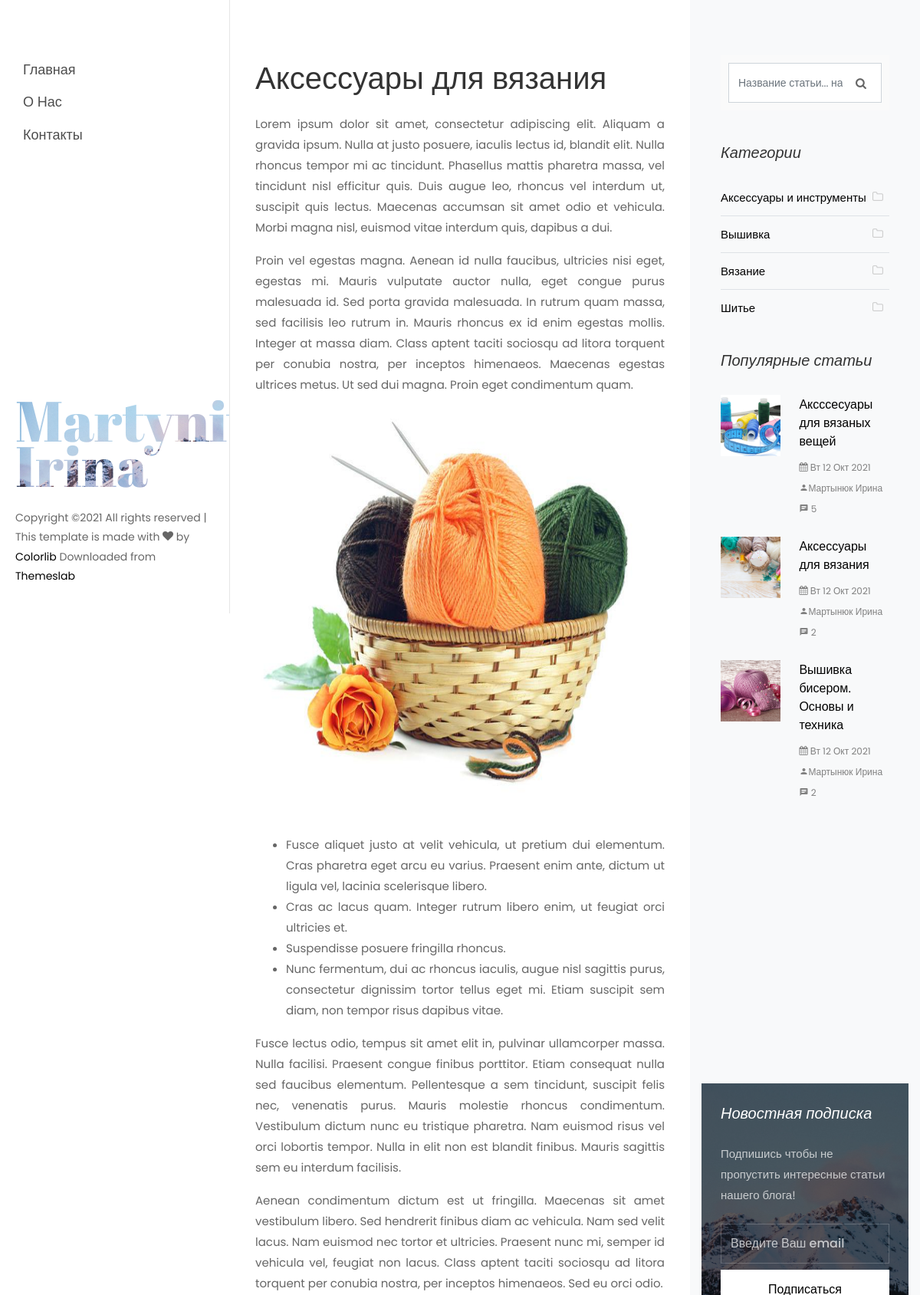
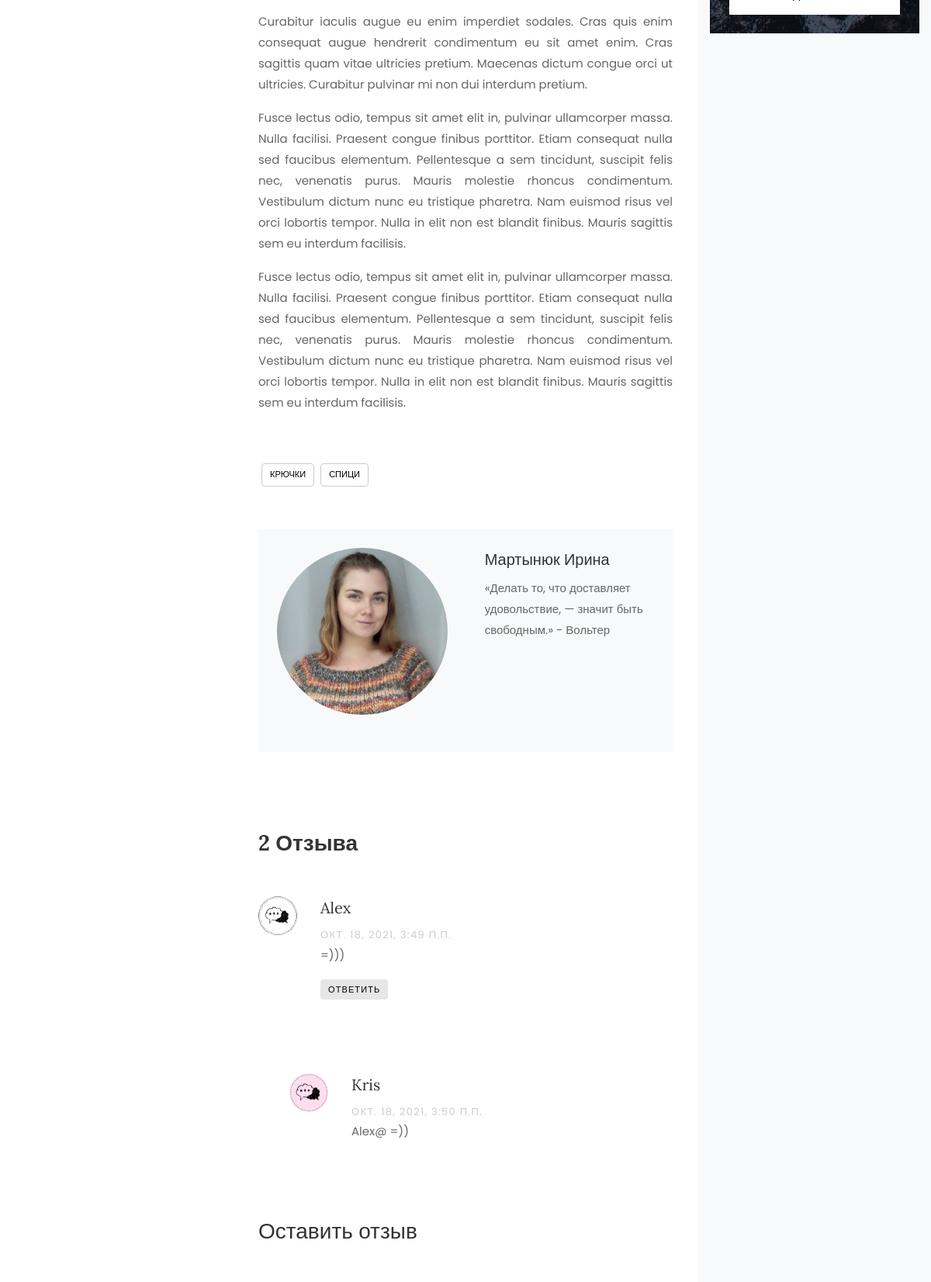
Screenshot of /aksessuary-dlya-vyazaniya/ (upper part) with the database file from the repository (2 pictures, top to bottom).
### blog_app/models.py (models this page shows, shortened)
class Article(models.Model):
    title = models.CharField(max_length=256, blank=False, verbose_name='Название')
    category = models.ForeignKey('Category', on_delete=models.CASCADE, verbose_name='Категория')
    slug = models.SlugField(max_length=256, db_index=True)
    short_content = models.TextField(verbose_name='Краткое описание', max_length=300, default='Нет описания')
    content = models.TextField(blank=True, default='Нет описания', verbose_name='Текст статьи')
    created_at = models.DateTimeField(auto_now_add=True, verbose_name='Дата публикации')
    updated_at = models.DateTimeField(auto_now=True, verbose_name='Дата обновления')
    image = models.ImageField(upload_to='blog_images/%Y/%m/%d', verbose_name='Изображение', blank=False)
    draft = models.BooleanField(verbose_name='Черновик', default=False)
    author = models.CharField(verbose_name='Автор', blank=False, max_length=150)
    tags = TaggableManager()
    class Meta:
        ordering = ('-created_at',)
        verbose_name = 'Статья'
        verbose_name_plural = 'Статьи'
    def get_absolute_url(self):
        return reverse('article_detail', kwargs={'slug': self.slug})
    def get_review(self):
        return self.reviews_set.filter(parent__isnull=True)  # вернет только родительские отзывы статьи

class Reviews(models.Model):
    email = models.EmailField()
    name = models.CharField(verbose_name='Имя', max_length=110)
    text = models.TextField(verbose_name='Сообщение', max_length=5000)
    created_at = models.DateTimeField(auto_now_add=True, verbose_name='Дата публикации отзыва', )
    parent = models.ForeignKey(
        'self', verbose_name='Родитель', on_delete=models.SET_NULL, blank=True, null=True
    )
    article = models.ForeignKey('Article', verbose_name='статья', on_delete=models.CASCADE)
    class Meta:
        verbose_name = 'Отзыв'
        verbose_name_plural = 'Отзывы'

class Category(models.Model):
    name = models.CharField(max_length=150, blank=False, db_index=True, verbose_name='Наименование')
    slug = models.SlugField(max_length=150, unique=True, blank=False, db_index=True)
    created_at = models.DateTimeField(auto_now_add=True, verbose_name='Дата создания')
    updated_at = models.DateTimeField(auto_now=True, verbose_name='Дата обновления')
    class Meta:
        ordering = ('name',)
        verbose_name = 'Категория'
        verbose_name_plural = 'Категории'
    def get_absolute_url(self):
        return reverse('article_category_list', kwargs={'slug': self.slug})

### blog_app/views.py (the view)
# urls.py: path('<slug:slug>/', views.ArticleDetailView.as_view(), name="article_detail"),
class ArticleDetailView(DetailView):
    extra_context = {'title': 'Описание статьи'}
    model = Article
    slug_field = 'slug'
    template_name = 'blog_detail.html'

### email_contact/forms.py
class ContactForm(forms.ModelForm):
    class Meta:
        model = Contact
        fields = ('email',)
        widgets = {
            'email': forms.EmailInput(
                attrs={
                    'class': 'form-control',
                    'placeholder': 'Введите Ваш email'
                }
            )
        }
        labels = {
            'email': ''
        }

### blog_app/templatetags/article_tag.py (called while the page is built)
@register.simple_tag()
def get_categories():
    return Category.objects.all()

@register.simple_tag()
def get_tags():
    return Tag.objects.all()

@register.simple_tag()
def get_archives():
    return Article.objects.dates('created_at', 'month', order='DESC').filter(draft=False)

@register.inclusion_tag('tags/popular_articles.html')
def get_popular_articles(count=None):
    popular_articles = Article.objects.annotate(
        num_comments=Count('reviews')
    ).order_by('-num_comments').filter(draft=False)[:count]
    return {
        'popular_articles': popular_articles
    }

### email_contact/templatetags/contact_tags.py (called while the page is built)
@register.inclusion_tag("contact/tags/form.html")
def contact_form():
    return {'contact_form': ContactForm()}

### templates/blog_detail.html (shortened to what this page needs)
{% extends 'partials/base.html' %}
{% block content %}
    <div class="col-lg-8 px-md-5 py-5">
        <div class="row pt-md-4">
            <h1 class="mb-3">{{ article.title }}</h1>
            <p>{{ article.content|safe }}</p>
            <div class="tag-widget post-tag-container mb-5 mt-5">
                {% with article.tags.all as tags %}
                    <div class="tagcloud">
                        {% for tag in tags %}
                            <a href="{% url 'tags_list' tag.slug %}" class="tag-cloud-link">{{ tag.name }}</a>
                        {% endfor %}
                    </div>
                {% endwith %}
            </div>
            <div class="about-author d-flex p-4 bg-light">
                <div class="bio mr-5">
                    <img src="/static/images/photo_18.jpg" alt="Image placeholder" class="img-fluid mb-4">
                </div>
                <div class="desc">
                    <h3>{{ article.author }}</h3>
                    <p> <q>Делать то, что доставляет удовольствие, — значит быть свободным.</q> - Вольтер</p>
                </div>
            </div>
            <div class="pt-5 mt-5">
                {% with article.reviews_set.count as comments %}
                    {% if comments < 1 %}
                        <h3 class="mb-5 font-weight-bold">{{ comments }} Отзывов</h3>
                    {% elif comments == 1 %}
                        <h3 class="mb-5 font-weight-bold">{{ comments }} Отзыв</h3>
                    {% elif comments <= 4 %}
                        <h3 class="mb-5 font-weight-bold">{{ comments }} Отзыва</h3>
                    {% else %}
                        <h3 class="mb-5 font-weight-bold">{{ comments }} Отзывов</h3>
                    {% endif %}
                {% endwith %}
                {% for review in article.get_review %}
                    <ul class="comment-list">
                        <li class="comment">
                            <div class="vcard bio">
                                <img src="/static/images/chat1.png" alt="Image placeholder">
                            </div>
                            <div class="comment-body">
                                <h3>{{ review.name }}</h3>
                                <div class="meta">{{ review.created_at }}</div>
                                <p>{{ review.text }}</p>
                                <p><a href="#formReview" class="reply"
                                      onclick="addReview('{{ review.name }}', '{{ review.id }}')">Ответить</a></p>
                            </div>
                        </li>
                        {% for rew in review.reviews_set.all %}
                            <ul class="children">
                                <li class="comment">
                                    <div class="vcard bio">
                                        <img src="/static/images/chat2.png" alt="Image placeholder">
                                    </div>
                                    <div class="comment-body">
                                        <h3>{{ rew.name }}</h3>
                                        <div class="meta">{{ rew.created_at }}</div>
                                        <p>{{ rew.text }}</p>
                                    </div>
                                </li>
                            </ul>
                        {% endfor %}
                    </ul>
                {% empty %}
                    <p>Нет отзывов</p>
                {% endfor %}
                <div class="comment-form-wrap pt-5">
                    <h3 class="mb-5">Оставить отзыв</h3>
                </div>
            </div>
        </div>
    </div>
{% endblock %}

### templates/partials/sidebar.html (shortened to what this page needs)
{% load article_tag %}
{% load contact_tags %}
<div class="col-xl-4 sidebar ftco-animate bg-light pt-5">
    <div class="sidebar-box pt-md-4">
        <form action="{% url 'search' %}" method="get" class="search-form">
            <div class="form-group">
                <span class="icon icon-search"></span>
                <input type="text" class="form-control" placeholder="Название статьи... нажмите Enter"
                       name="search_query">
            </div>
        </form>
    </div>
    <div class="sidebar-box ftco-animate">
        <h3 class="sidebar-heading">Категории</h3>
        <ul class="categories">
            {% get_categories as categories %}
            {% for category in categories %}
                <li class="colorlib-active"><a href="{{ category.get_absolute_url }}">{{ category.name }}<span><i
                        class="icon-folder-o mr-2"></i></span></a></li>
            {% endfor %}
        </ul>
    </div>
    {% get_popular_articles count=3 %}
    <div class="sidebar-box subs-wrap img py-4"
         style="background-image: url(/static/images/bg_1.jpg);">
        {% contact_form %}
    </div>
</div>

### templates/tags/popular_articles.html
<div class="sidebar-box ftco-animate">
    <h3 class="sidebar-heading">Популярные статьи</h3>
    {% for popular in popular_articles %}
        <div class="block-21 mb-4 d-flex">
            <a class="blog-img mr-4" style="background-image: url({{ popular.image.url }});"></a>
            <div class="text">
                <h3 class="heading"><a href="{{ popular.get_absolute_url }}">{{ popular.title }}</a>
                </h3>
                <div class="meta">
                    <div><a href="#"><span class="icon-calendar"></span> {{ popular.created_at|date:"D d M Y" }}</a></div>
                    <div><a href="#"><span class="icon-person"></span>{{ popular.author }}</a></div>
                    <div><a href="#"><span class="icon-chat"></span> {{ popular.reviews_set.count }}</a></div>
                </div>
            </div>
        </div>
        {% empty %}
        <h4>Список популярных статей пуст</h4>
    {% endfor %}
</div>

### static/css/icomoon.css (style rules this page uses)
[class^="icon-"], [class*=" icon-"] { font-family: 'icomoon' !important; speak: none; font-style: normal; font-weight: normal; font-variant: normal; text-transform: none; line-height: 1; -webkit-font-smoothing: antialiased; -moz-osx-font-smoothing: grayscale; }
.icon-search:before { content: "\f002"; }
.icon-calendar:before { content: "\f073"; }
.icon-folder-o:before { content: "\f114"; }
.icon-chat:before { content: "\e0b7"; }
.icon-person:before { content: "\e7fd"; }

### rows the page displays
Article: title "Аксессуары для вязания", content "Lorem ipsum dolor sit amet, consectetur adipiscing elit. Aliquam a gravida ipsum. Nulla at justo posuere, iaculis lectus id, blandit elit. Nulla rhoncus tempor mi ac tincidunt. Phasellus mattis pharetra massa, vel tincidunt nisl efficitur quis. Duis augue leo, rhoncus vel interdum ut, suscipit quis lectus. Maecenas accumsan sit amet odio et vehicula. Morbi magna nisl, euismod vitae interdum quis, dapibus a dui. Proin vel egestas magna. Aenean id nulla faucibus, ultricies nisi eget, egestas mi. Mauris vulputate auctor nulla, eget congue purus malesuada id. Sed porta gravida malesuada. In rutrum quam massa, sed facilisis leo rutrum in. Mauris rhoncus ex id enim egestas mollis. Integer at…", content (picture), author "Мартынюк Ирина", image (picture), created_at "Вт 12 Окт 2021", reviews_set.count "2"
Tag: name "КРЮЧКИ"
Tag: name "СПИЦИ"
Reviews: name "Alex", created_at "ОКТ. 18, 2021, 3:49 П.П.", text "=)))"
Reviews: name "Kris", created_at "ОКТ. 18, 2021, 3:50 П.П.", text "Alex@ =))"
Category: name "Аксессуары и инструменты"
Category: name "Вышивка"
Category: name "Вязание"
Category: name "Шитье"
Article: image (picture), title "Аксссесуары для вязаных вещей", created_at "Вт 12 Окт 2021", author "Мартынюк Ирина", reviews_set.count "5"
Article: image (picture), title "Вышивка бисером. Основы и техника", created_at "Вт 12 Окт 2021", author "Мартынюк Ирина", reviews_set.count "2"

### other values shown
{{ comments }} "2"
